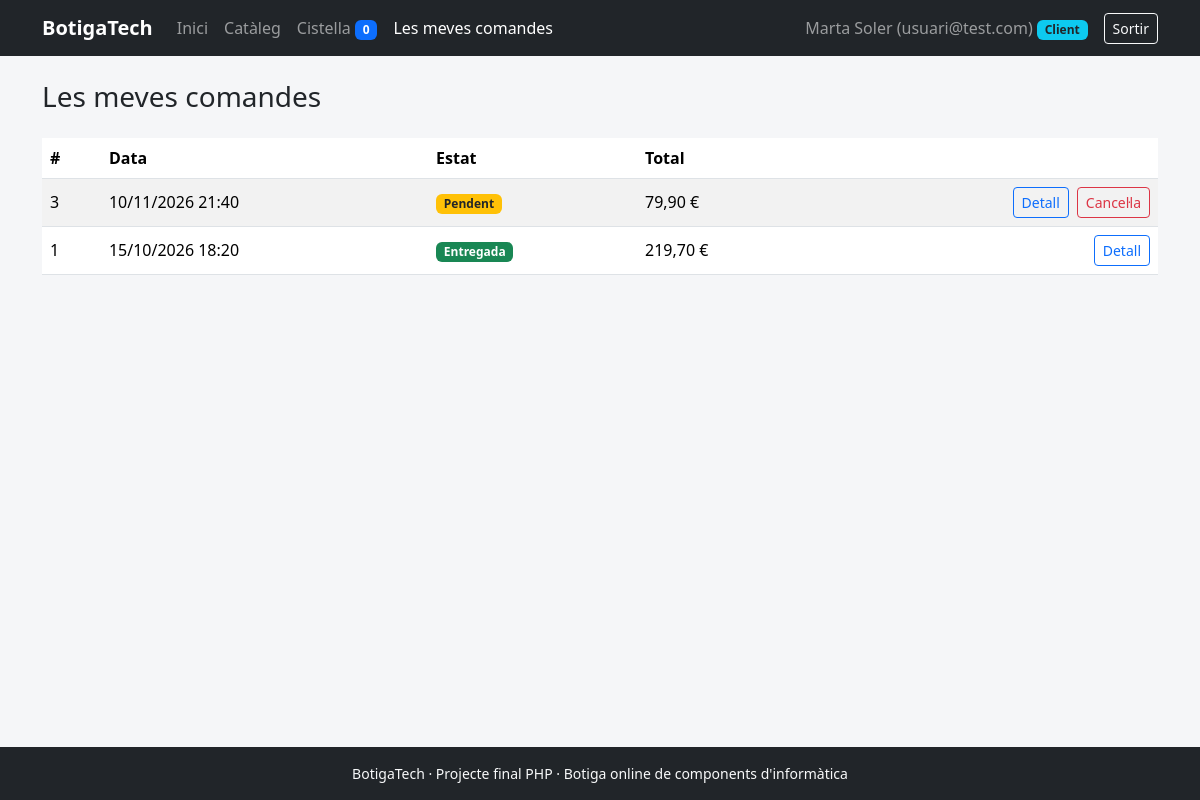
Page /comandes.php (signed in) on the committed database.
### tables this page shows
CREATE TABLE comandes (
    id_comanda   INT AUTO_INCREMENT PRIMARY KEY,
    id_usuari    INT            NOT NULL,
    data_comanda DATETIME       NOT NULL DEFAULT CURRENT_TIMESTAMP,
    estat        ENUM('pendent','enviada','entregada','cancelada') NOT NULL DEFAULT 'pendent',
    total        DECIMAL(10,2)  NOT NULL,
    FOREIGN KEY (id_usuari) REFERENCES usuaris(id_usuari)
        ON DELETE RESTRICT
);

### comandes.php (the view, shortened to what this page needs)
<?php
require_once "conexio.php";
require_once "funcions.php";
$comandes = consulta($connexio,
    "SELECT id_comanda, data_comanda, estat, total
     FROM comandes
     WHERE id_usuari = ?
     ORDER BY FIELD(estat, 'pendent', 'enviada', 'entregada', 'cancelada'), data_comanda DESC",
    "i", [$_SESSION['id_usuari']]);
require "header.php";
?>
<h1 class="h3 mb-4">Les meves comandes</h1>
<?php if (count($comandes) === 0) { ?>
    <div class="alert alert-info">Encara no has fet cap comanda. <a href="cataleg.php" class="alert-link">Anem al catàleg</a>.</div>
<?php } else { ?>
    <div class="table-responsive">
        <table class="table table-striped bg-white align-middle">
            <thead><tr><th>#</th><th>Data</th><th>Estat</th><th>Total</th><th></th></tr></thead>
            <tbody>
            <?php foreach ($comandes as $c) { ?>
                <tr>
                    <td><?= (int)$c['id_comanda'] ?></td>
                    <td><?= escapa(formata_data($c['data_comanda'])) ?></td>
                    <td><span class="badge bg-<?= classe_estat($c['estat']) ?>"><?= escapa(text_estat($c['estat'])) ?></span></td>
                    <td><?= formata_preu($c['total']) ?></td>
                    <td class="text-end">
                        <div class="d-flex gap-2 justify-content-end">
                            <a class="btn btn-sm btn-outline-primary" href="comanda.php?id=<?= (int)$c['id_comanda'] ?>">Detall</a>
                            <?php if ($c['estat'] === 'pendent') { ?>
                                <form method="post" action="comandes.php" class="m-0" onsubmit="return confirm('Segur que vols cancel·lar aquesta comanda?');">
                                    <button type="submit" class="btn btn-sm btn-outline-danger">Cancel·la</button>
                                </form>
                            <?php } ?>
                        </div>
                    </td>
                </tr>
            <?php } ?>
            </tbody>
        </table>
    </div>
<?php } ?>
<?php require "footer.php"; ?>

### assets/css/style.css (style rules this page uses)
html, body { height: 100%; }
body { display: flex; flex-direction: column; background-color: #f5f6f8; }

### rows in the picture
comandes: id_comanda "3", data_comanda "10/11/2026 21:40", estat "Pendent", total "79,90 €"
comandes: id_comanda "1", data_comanda "15/10/2026 18:20", estat "Entregada", total "219,70 €"

### other values in the picture
$text "Inici Catàleg Cistella 0 Les meves comandes"
escapa($_SESSION['nom'] . " " . $_SESSION['cognoms']) "Marta Soler"
escapa($_SESSION['email']) "usuari@test.com"
